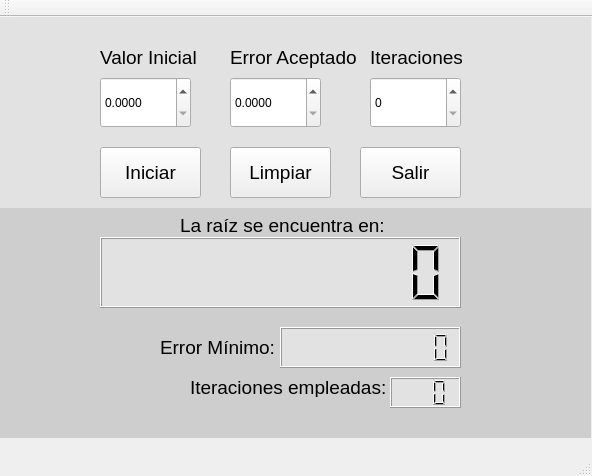
<?xml version="1.0" encoding="UTF-8"?>
<ui version="4.0">
 <class>Newson</class>
 <widget class="QMainWindow" name="Newson">
  <property name="geometry">
   <rect>
    <x>0</x>
    <y>0</y>
    <width>592</width>
    <height>476</height>
   </rect>
  </property>
  <property name="windowTitle">
   <string>Newson</string>
  </property>
  <widget class="QWidget" name="centralWidget">
   <widget class="QDoubleSpinBox" name="initval">
    <property name="geometry">
     <rect>
      <x>100</x>
      <y>60</y>
      <width>91</width>
      <height>51</height>
     </rect>
    </property>
    <property name="decimals">
     <number>4</number>
    </property>
    <property name="maximum">
     <double>999999.000000000000000</double>
    </property>
    <property name="singleStep">
     <double>0.100000000000000</double>
    </property>
   </widget>
   <widget class="QDoubleSpinBox" name="errorac">
    <property name="geometry">
     <rect>
      <x>230</x>
      <y>60</y>
      <width>91</width>
      <height>51</height>
     </rect>
    </property>
    <property name="decimals">
     <number>4</number>
    </property>
    <property name="maximum">
     <double>999999.000000000000000</double>
    </property>
    <property name="singleStep">
     <double>0.100000000000000</double>
    </property>
   </widget>
   <widget class="QLabel" name="label">
    <property name="geometry">
     <rect>
      <x>100</x>
      <y>20</y>
      <width>101</width>
      <height>41</height>
     </rect>
    </property>
    <property name="font">
     <font>
      <pointsize>14</pointsize>
     </font>
    </property>
    <property name="text">
     <string>Valor Inicial</string>
    </property>
   </widget>
   <widget class="QLabel" name="label_2">
    <property name="geometry">
     <rect>
      <x>230</x>
      <y>30</y>
      <width>131</width>
      <height>21</height>
     </rect>
    </property>
    <property name="font">
     <font>
      <pointsize>14</pointsize>
     </font>
    </property>
    <property name="text">
     <string>Error Aceptado</string>
    </property>
   </widget>
   <widget class="QLabel" name="label_3">
    <property name="geometry">
     <rect>
      <x>370</x>
      <y>30</y>
      <width>101</width>
      <height>20</height>
     </rect>
    </property>
    <property name="font">
     <font>
      <pointsize>14</pointsize>
     </font>
    </property>
    <property name="text">
     <string>Iteraciones</string>
    </property>
   </widget>
   <widget class="QPushButton" name="inicio">
    <property name="geometry">
     <rect>
      <x>100</x>
      <y>130</y>
      <width>101</width>
      <height>51</height>
     </rect>
    </property>
    <property name="font">
     <font>
      <pointsize>14</pointsize>
     </font>
    </property>
    <property name="text">
     <string>Iniciar</string>
    </property>
   </widget>
   <widget class="QPushButton" name="limpio">
    <property name="geometry">
     <rect>
      <x>230</x>
      <y>130</y>
      <width>101</width>
      <height>51</height>
     </rect>
    </property>
    <property name="font">
     <font>
      <pointsize>14</pointsize>
     </font>
    </property>
    <property name="text">
     <string>Limpiar</string>
    </property>
   </widget>
   <widget class="QPushButton" name="sale">
    <property name="geometry">
     <rect>
      <x>360</x>
      <y>130</y>
      <width>101</width>
      <height>51</height>
     </rect>
    </property>
    <property name="font">
     <font>
      <pointsize>14</pointsize>
     </font>
    </property>
    <property name="text">
     <string>Salir</string>
    </property>
   </widget>
   <widget class="QLabel" name="label_4">
    <property name="geometry">
     <rect>
      <x>180</x>
      <y>200</y>
      <width>211</width>
      <height>16</height>
     </rect>
    </property>
    <property name="font">
     <font>
      <pointsize>14</pointsize>
     </font>
    </property>
    <property name="text">
     <string>La raíz se encuentra en:</string>
    </property>
   </widget>
   <widget class="QLCDNumber" name="rootplay">
    <property name="geometry">
     <rect>
      <x>100</x>
      <y>220</y>
      <width>361</width>
      <height>71</height>
     </rect>
    </property>
    <property name="styleSheet">
     <string notr="true">background-color: rgb(226, 226, 226);</string>
    </property>
    <property name="smallDecimalPoint">
     <bool>true</bool>
    </property>
    <property name="digitCount">
     <number>9</number>
    </property>
   </widget>
   <widget class="QLCDNumber" name="errmin">
    <property name="geometry">
     <rect>
      <x>280</x>
      <y>310</y>
      <width>181</width>
      <height>41</height>
     </rect>
    </property>
    <property name="styleSheet">
     <string notr="true">background-color: rgb(226, 226, 226);</string>
    </property>
    <property name="smallDecimalPoint">
     <bool>true</bool>
    </property>
    <property name="digitCount">
     <number>9</number>
    </property>
   </widget>
   <widget class="QLabel" name="label_5">
    <property name="geometry">
     <rect>
      <x>160</x>
      <y>320</y>
      <width>121</width>
      <height>21</height>
     </rect>
    </property>
    <property name="font">
     <font>
      <pointsize>14</pointsize>
     </font>
    </property>
    <property name="text">
     <string>Error Mínimo:</string>
    </property>
   </widget>
   <widget class="QLCDNumber" name="numiter">
    <property name="geometry">
     <rect>
      <x>390</x>
      <y>360</y>
      <width>71</width>
      <height>31</height>
     </rect>
    </property>
    <property name="styleSheet">
     <string notr="true">background-color: rgb(226, 226, 226);</string>
    </property>
    <property name="digitCount">
     <number>3</number>
    </property>
   </widget>
   <widget class="QLabel" name="label_6">
    <property name="geometry">
     <rect>
      <x>190</x>
      <y>360</y>
      <width>201</width>
      <height>20</height>
     </rect>
    </property>
    <property name="font">
     <font>
      <pointsize>14</pointsize>
     </font>
    </property>
    <property name="text">
     <string>Iteraciones empleadas:</string>
    </property>
   </widget>
   <widget class="QSpinBox" name="maxiter">
    <property name="geometry">
     <rect>
      <x>370</x>
      <y>60</y>
      <width>91</width>
      <height>51</height>
     </rect>
    </property>
    <property name="maximum">
     <number>500</number>
    </property>
   </widget>
   <widget class="QLabel" name="label_7">
    <property name="geometry">
     <rect>
      <x>0</x>
      <y>0</y>
      <width>591</width>
      <height>191</height>
     </rect>
    </property>
    <property name="styleSheet">
     <string notr="true">background-color: rgb(226, 226, 226);</string>
    </property>
    <property name="text">
     <string/>
    </property>
   </widget>
   <widget class="QLabel" name="label_8">
    <property name="geometry">
     <rect>
      <x>0</x>
      <y>190</y>
      <width>591</width>
      <height>231</height>
     </rect>
    </property>
    <property name="styleSheet">
     <string notr="true">background-color: rgb(206, 206, 206);</string>
    </property>
    <property name="text">
     <string/>
    </property>
   </widget>
   <zorder>label_8</zorder>
   <zorder>label_7</zorder>
   <zorder>initval</zorder>
   <zorder>errorac</zorder>
   <zorder>label</zorder>
   <zorder>label_2</zorder>
   <zorder>label_3</zorder>
   <zorder>inicio</zorder>
   <zorder>limpio</zorder>
   <zorder>sale</zorder>
   <zorder>label_4</zorder>
   <zorder>rootplay</zorder>
   <zorder>errmin</zorder>
   <zorder>label_5</zorder>
   <zorder>numiter</zorder>
   <zorder>label_6</zorder>
   <zorder>maxiter</zorder>
  </widget>
  <widget class="QMenuBar" name="menuBar">
   <property name="geometry">
    <rect>
     <x>0</x>
     <y>0</y>
     <width>592</width>
     <height>21</height>
    </rect>
   </property>
  </widget>
  <widget class="QToolBar" name="mainToolBar">
   <attribute name="toolBarArea">
    <enum>TopToolBarArea</enum>
   </attribute>
   <attribute name="toolBarBreak">
    <bool>false</bool>
   </attribute>
  </widget>
  <widget class="QStatusBar" name="statusBar"/>
 </widget>
 <layoutdefault spacing="6" margin="11"/>
 <resources/>
 <connections>
  <connection>
   <sender>sale</sender>
   <signal>clicked()</signal>
   <receiver>Newson</receiver>
   <slot>close()</slot>
   <hints>
    <hint type="sourcelabel">
     <x>411</x>
     <y>192</y>
    </hint>
    <hint type="destinationlabel">
     <x>530</x>
     <y>189</y>
    </hint>
   </hints>
  </connection>
 </connections>
</ui>
